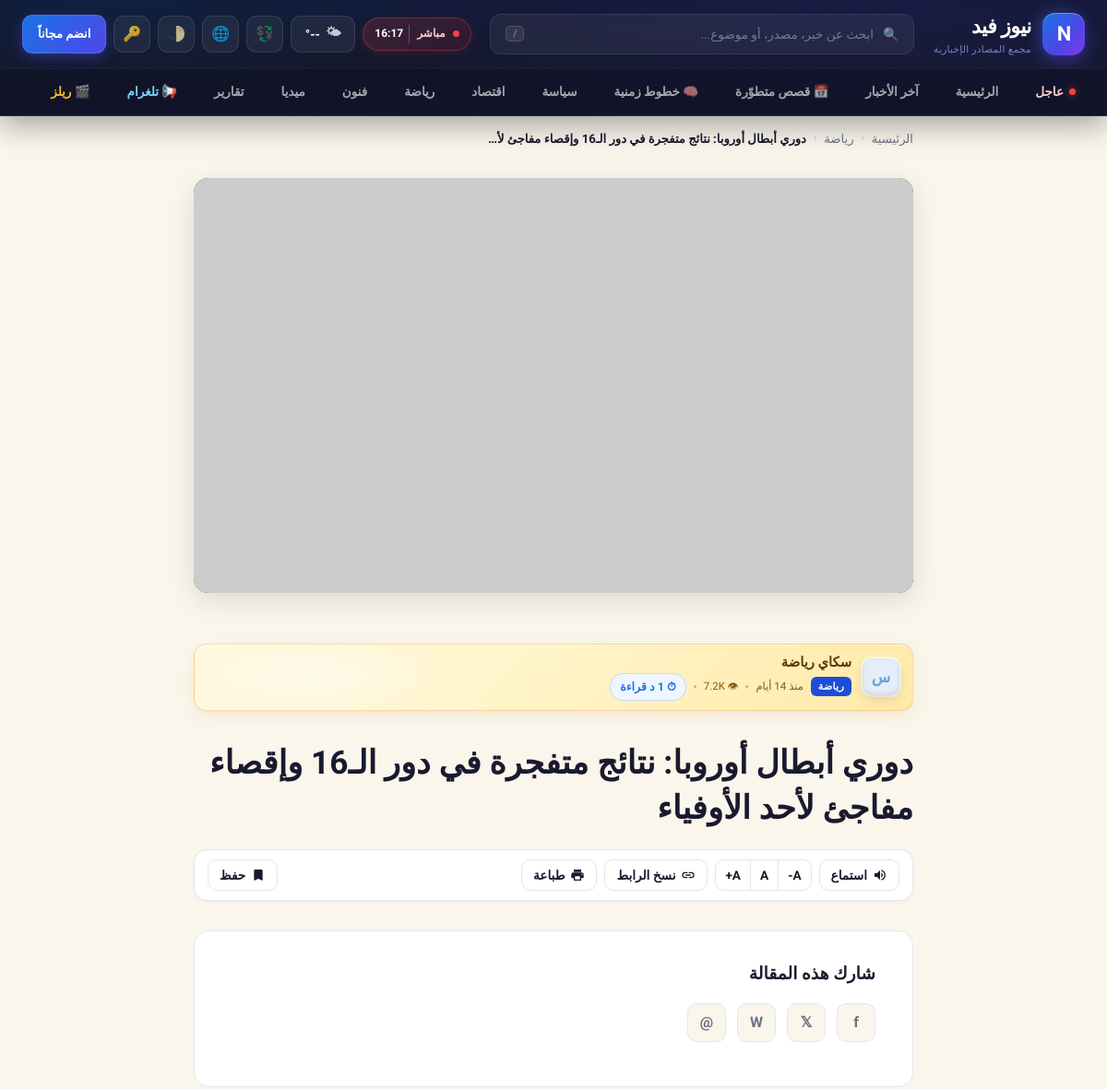
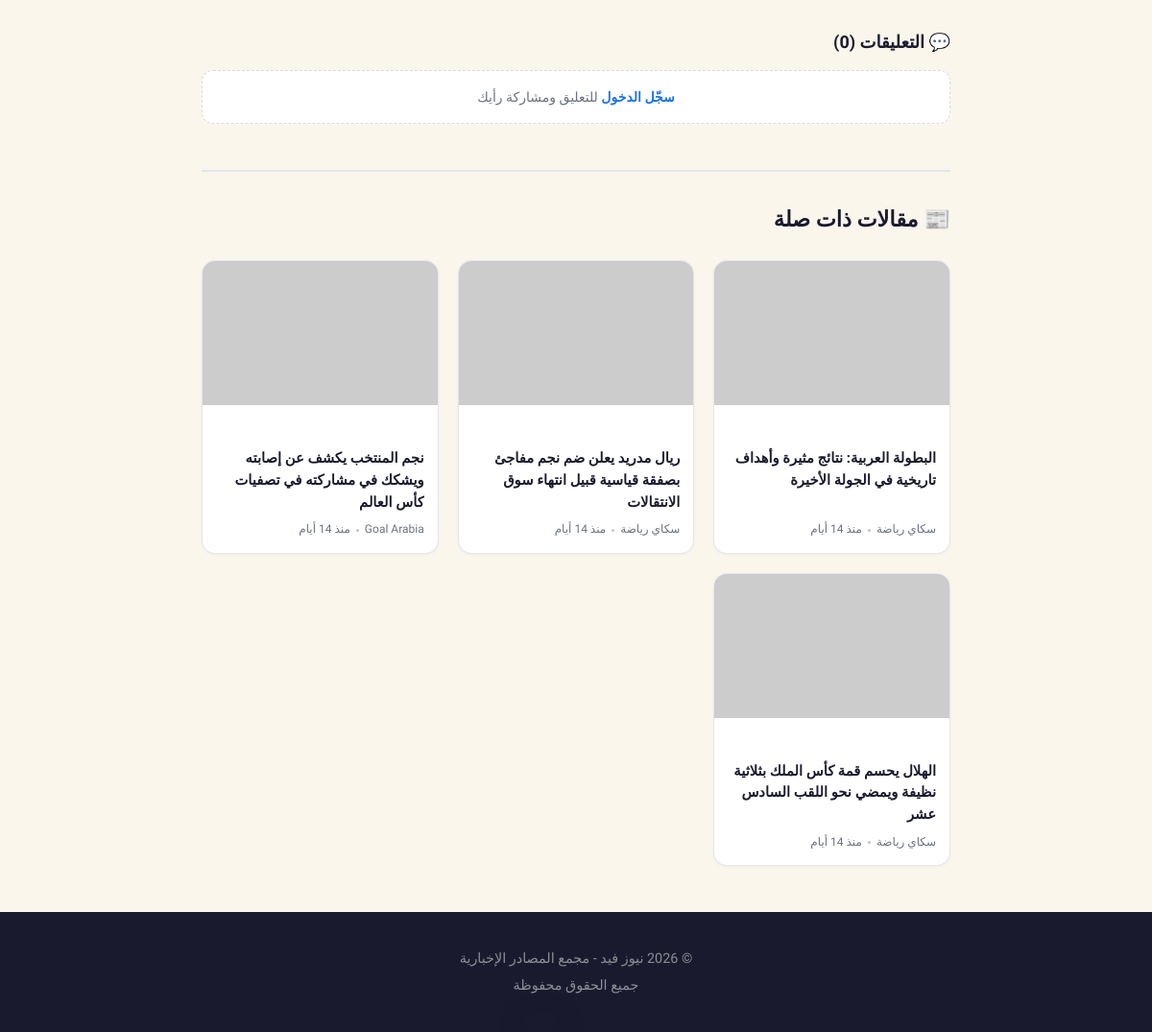
/article/17/ucl-round-16, run on the app's committed database (2 pictures, top to bottom).
### tables this page shows
CREATE TABLE IF NOT EXISTS `articles` (
  `id` int(11) NOT NULL AUTO_INCREMENT,
  `title` varchar(500) NOT NULL,
  `slug` varchar(500) NOT NULL,
  `excerpt` text DEFAULT NULL,
  `content` longtext DEFAULT NULL,
  `image_url` varchar(500) DEFAULT NULL,
  `source_url` varchar(1000) DEFAULT NULL,
  `category_id` int(11) DEFAULT NULL,
  `source_id` int(11) DEFAULT NULL,
  `is_featured` tinyint(1) DEFAULT 0,
  `is_breaking` tinyint(1) DEFAULT 0,
  `is_hero` tinyint(1) DEFAULT 0,
  `view_count` int(11) DEFAULT 0,
  `comments` int(11) DEFAULT 0,
  `status` enum('published','draft','archived') DEFAULT 'published',
  `published_at` timestamp DEFAULT CURRENT_TIMESTAMP,
  `created_at` timestamp DEFAULT CURRENT_TIMESTAMP,
  `updated_at` timestamp DEFAULT CURRENT_TIMESTAMP ON UPDATE CURRENT_TIMESTAMP,
  PRIMARY KEY (`id`),
  KEY `category_id` (`category_id`),
  KEY `source_id` (`source_id`),
  KEY `status` (`status`),
  KEY `is_breaking` (`is_breaking`),
  KEY `is_featured` (`is_featured`),
  KEY `published_at` (`published_at`),
  CONSTRAINT `fk_article_category` FOREIGN KEY (`category_id`) REFERENCES `categories` (`id`) ON DELETE SET NULL,
  CONSTRAINT `fk_article_source` FOREIGN KEY (`source_id`) REFERENCES `sources` (`id`) ON DELETE SET NULL
);

CREATE TABLE IF NOT EXISTS `categories` (
  `id` int(11) NOT NULL AUTO_INCREMENT,
  `name` varchar(100) NOT NULL,
  `slug` varchar(100) NOT NULL,
  `icon` varchar(10) DEFAULT NULL,
  `css_class` varchar(50) DEFAULT NULL,
  `sort_order` int(11) DEFAULT 0,
  `is_active` tinyint(1) DEFAULT 1,
  `created_at` timestamp DEFAULT CURRENT_TIMESTAMP,
  PRIMARY KEY (`id`),
  UNIQUE KEY `slug` (`slug`)
);

CREATE TABLE IF NOT EXISTS `sources` (
  `id` int(11) NOT NULL AUTO_INCREMENT,
  `name` varchar(200) NOT NULL,
  `slug` varchar(200) NOT NULL,
  `logo_letter` varchar(5) DEFAULT NULL,
  `logo_color` varchar(20) DEFAULT '#5a85b0',
  `logo_bg` varchar(20) DEFAULT '#e5eef8',
  `url` varchar(500) DEFAULT NULL,
  `rss_url` varchar(500) DEFAULT NULL,
  `is_active` tinyint(1) DEFAULT 1,
  `articles_today` int(11) DEFAULT 0,
  `created_at` timestamp DEFAULT CURRENT_TIMESTAMP,
  PRIMARY KEY (`id`),
  UNIQUE KEY `slug` (`slug`)
);

### includes/user_auth.php (called while the page is built, shortened)
<?php
require_once __DIR__ . '/functions.php';
function current_user_id(): ?int {
    $id = $_SESSION[USER_SESSION_KEY] ?? null;
    return $id ? (int)$id : null;
}
function current_user(): ?array {
    static $cached = null;
    if ($cached !== null) return $cached ?: null;
    $id = current_user_id();
    if (!$id) { $cached = false; return null; }
}
function current_theme(): string {
    $u = current_user();
    $c = $_COOKIE['nf_theme'] ?? 'auto';
    return in_array($c, ['light', 'dark', 'auto'], true) ? $c : 'auto';
}

### includes/user_functions.php (called while the page is built, shortened)
<?php
require_once __DIR__ . '/user_auth.php';
function article_comments(int $articleId, ?int $viewerId = null): array {
    try {
        $db = getDB();
        $stmt = $db->prepare("SELECT c.*, u.name as user_name, u.avatar_letter
                              FROM article_comments c
                              INNER JOIN users u ON u.id = c.user_id
                              WHERE c.article_id = ? AND c.is_hidden = 0
                              ORDER BY c.created_at DESC LIMIT 100");
        $stmt->execute([$articleId]);
        $rows = $stmt->fetchAll();
        return $rows;
    } catch (Throwable $e) { return []; }
}

### article.php (the view, shortened to what this page needs)
<?php
require_once __DIR__ . '/includes/functions.php';
require_once __DIR__ . '/includes/user_auth.php';
require_once __DIR__ . '/includes/user_functions.php';
$articleId = isset($_GET['id']) ? (int)$_GET['id'] : 0;
$article = getArticleById($articleId);
$viewer = current_user();
$viewerId = $viewer ? (int)$viewer['id'] : 0;
$isSaved = $viewerId && in_array($articleId, user_bookmark_ids_for($viewerId, [$articleId]), true);
$comments = article_comments($articleId, $viewerId ?: null);
$commentsCount = count($comments);
$pageTheme = current_theme();
$relatedArticles = [];
$seenIds = [$articleId => true];
$relatedLimit = 6;
$db = getDB();
if (!empty($article['cat_slug']) && count($relatedArticles) < $relatedLimit) {
    try {
        $excludeIds = implode(',', array_map('intval', array_keys($seenIds)));
        $need = $relatedLimit - count($relatedArticles);
        $stmt = $db->prepare("SELECT a.id, a.title, a.slug, a.image_url, a.excerpt, a.published_at,
                              c.name as cat_name, c.slug as cat_slug, c.css_class,
                              s.name as source_name
                              FROM articles a
                              LEFT JOIN categories c ON a.category_id = c.id
                              LEFT JOIN sources s ON a.source_id = s.id
                              WHERE c.slug = ? AND a.id NOT IN ({$excludeIds}) AND a.status = 'published'
                              ORDER BY a.published_at DESC LIMIT {$need}");
        $stmt->execute([$article['cat_slug']]);
        foreach ($stmt->fetchAll() as $r) {
            $relatedArticles[] = $r;
        }
    } catch (Throwable $e) {}
}
?>
<!DOCTYPE html>
<html lang="ar" dir="rtl" data-theme="<?php echo e($pageTheme); ?>">
<head>
    <style><?php readfile(__DIR__ . '/assets/css/site-header.min.css'); ?></style>
    <link rel="stylesheet" href="assets/css/user.min.css?v=m2" media="print" onload="this.media='all'">
</head>
<body>
    <?php
    include __DIR__ . '/includes/components/site_header.php';
    ?>
    <?php
        $wordCount = str_word_count(strip_tags(($article['content'] ?? '') . ' ' . ($article['ai_summary'] ?? '')));
        if ($wordCount < 50) $wordCount = mb_strlen(strip_tags($article['content'] ?? '')) / 6;
        $readMinutes = max(1, (int)ceil($wordCount / 180));
    ?>
    <main class="container">
        <nav class="breadcrumb" aria-label="شريط التنقل">
            <a href="/">الرئيسية</a>
            <span class="sep">‹</span>
            <?php if (!empty($article['cat_name']) && !empty($article['cat_slug'])): ?>
                <a href="/category/<?php echo e($article['cat_slug']); ?>"><?php echo e($article['cat_name']); ?></a>
                <span class="sep">‹</span>
            <?php endif; ?>
            <span class="current"><?php echo e(mb_substr($article['title'], 0, 60)); ?><?php echo mb_strlen($article['title']) > 60 ? '…' : ''; ?></span>
        </nav>
        <?php if ($article['image_url']): ?>
            <?php echo responsiveImg($article['image_url'], $article['title'], '(max-width:768px) 100vw, 820px', [480, 800, 1200], 'article-hero', 'eager', 'fetchpriority="high"'); ?>
        <?php endif; ?>
        <?php if ($article['source_name']):
            $sourceProfileUrl = !empty($article['source_id']) ? sourceUrl((int)$article['source_id']) : '';
        ?>
            <div class="source-top">
                <?php if ($sourceProfileUrl): ?>
                    <a class="source-top-logo-link" href="<?php echo e($sourceProfileUrl); ?>" title="<?php echo e('بروفايل ' . $article['source_name']); ?>">
                <?php endif; ?>
                    <div class="source-logo" style="background: <?php echo e($article['logo_bg'] ?: '#3b82f6'); ?>; color: <?php echo e($article['logo_color'] ?: 'white'); ?>;">
                        <?php echo e(strtoupper(mb_substr($article['source_name'], 0, 1))); ?>
                    </div>
                <?php if ($sourceProfileUrl): ?>
                    </a>
                <?php endif; ?>
                <div class="source-top-info">
                    <?php if ($sourceProfileUrl): ?>
                        <h3><a class="source-top-name" href="<?php echo e($sourceProfileUrl); ?>"><?php echo e($article['source_name']); ?></a></h3>
                    <?php else: ?>
                        <h3><?php echo e($article['source_name']); ?></h3>
                    <?php endif; ?>
                    <div class="source-top-meta">
                        <?php if ($article['cat_name']): ?>
                            <span class="category-badge <?php echo e($article['css_class'] ?? ''); ?>"><?php echo e($article['cat_name']); ?></span>
                        <?php endif; ?>
                        <span><?php echo timeAgo($article['published_at']); ?></span>
                        <span class="dot"></span>
                        <span>👁 <?php echo formatViews($article['view_count']); ?></span>
                        <span class="dot"></span>
                        <span class="read-time-badge">⏱ <?php echo (int)$readMinutes; ?> د قراءة</span>
                    </div>
                </div>
            </div>
        <?php endif; ?>
        <article class="article-header">
            <h1 id="articleTitle"><?php echo e($article['title']); ?></h1>
            <div class="article-toolbar" role="toolbar" aria-label="أدوات المقالة">
                <button type="button" class="tool-btn" id="ttsToggle" title="استمع إلى المقالة">
                    <svg viewBox="0 0 24 24"><path d="M3 9v6h4l5 5V4L7 9H3zm13.5 3c0-1.77-1.02-3.29-2.5-4.03v8.05c1.48-.73 2.5-2.25 2.5-4.02zM14 3.23v2.06c2.89.86 5 3.54 5 6.71s-2.11 5.85-5 6.71v2.06c4.01-.91 7-4.49 7-8.77s-2.99-7.86-7-8.77z"/></svg>
                    <span>استماع</span>
                </button>
                <div class="tool-group" title="حجم الخط">
                    <button type="button" class="tool-btn" id="fontDec" title="تصغير الخط" aria-label="تصغير الخط">A-</button>
                    <button type="button" class="tool-btn" id="fontReset" title="إعادة" aria-label="حجم الخط الافتراضي">A</button>
                    <button type="button" class="tool-btn" id="fontInc" title="تكبير الخط" aria-label="تكبير الخط">A+</button>
                </div>
                <button type="button" class="tool-btn" id="copyLinkBtn" title="نسخ الرابط">
                    <svg viewBox="0 0 24 24"><path d="M3.9 12c0-1.71 1.39-3.1 3.1-3.1h4V7H7a5 5 0 1 0 0 10h4v-1.9H7c-1.71 0-3.1-1.39-3.1-3.1zM8 13h8v-2H8v2zm9-6h-4v1.9h4c1.71 0 3.1 1.39 3.1 3.1s-1.39 3.1-3.1 3.1h-4V17h4a5 5 0 1 0 0-10z"/></svg>
                    <span>نسخ الرابط</span>
                </button>
                <button type="button" class="tool-btn" onclick="window.print()" title="طباعة">
                    <svg viewBox="0 0 24 24"><path d="M19 8H5c-1.66 0-3 1.34-3 3v6h4v4h12v-4h4v-6c0-1.66-1.34-3-3-3zm-3 11H8v-5h8v5zm3-7c-.55 0-1-.45-1-1s.45-1 1-1 1 .45 1 1-.45 1-1 1zm-1-9H6v4h12V3z"/></svg>
                    <span>طباعة</span>
                </button>
                <button type="button" class="tool-btn article-save-btn <?php echo $isSaved ? 'active' : ''; ?>" data-save-id="<?php echo (int)$articleId; ?>" onclick="NF.toggleSave(this)">
                    <svg viewBox="0 0 24 24"><path d="M17 3H7c-1.1 0-2 .9-2 2v16l7-3 7 3V5c0-1.1-.9-2-2-2z"/></svg>
                    <span><?php echo $isSaved ? 'محفوظ' : 'حفظ'; ?></span>
                </button>
            </div>
        </article>
        <div class="article-footer">
            <h3 style="margin-bottom: 1rem;">شارك هذه المقالة</h3>
            <div class="sharing">
                <a href="https://www.facebook.com/sharer/sharer.php?u=<?php echo urlencode(SITE_URL . '/article.php?id=' . $article['id']); ?>" class="share-btn" title="شارك على فيسبوك" target="_blank">f</a>
                <a href="https://twitter.com/intent/tweet?text=<?php echo urlencode($article['title']); ?>&url=<?php echo urlencode(SITE_URL . '/article.php?id=' . $article['id']); ?>" class="share-btn" title="شارك على تويتر" target="_blank">𝕏</a>
                <a href="https://wa.me/?text=<?php echo urlencode($article['title'] . ' ' . SITE_URL . '/article.php?id=' . $article['id']); ?>" class="share-btn" title="شارك على واتس آب" target="_blank">W</a>
                <a href="mailto:?subject=<?php echo urlencode($article['title']); ?>&body=<?php echo urlencode($article['title'] . '\n' . SITE_URL . '/article.php?id=' . $article['id']); ?>" class="share-btn" title="أرسل بالبريد الإلكتروني">@</a>
            </div>
        </div>
        <section class="comments-wrap">
          <h2>💬 التعليقات (<?php echo (int)$commentsCount; ?>)</h2>
          <?php if ($viewerId): ?>
            <form class="comment-form" data-article-id="<?php echo (int)$articleId; ?>" onsubmit="event.preventDefault(); NF.submitComment(this);">
              <textarea placeholder="شاركنا رأيك..." maxlength="2000" required></textarea>
              <div class="cf-bottom">
                <button type="submit" class="btn primary">إرسال</button>
              </div>
            </form>
          <?php else: ?>
            <div class="comment-login-cta">
              <a href="account/login.php?return=<?php echo urlencode('article/' . (int)$articleId); ?>">سجّل الدخول</a>
              للتعليق ومشاركة رأيك
            </div>
          <?php endif; ?>
        </section>
        <?php if (!empty($relatedArticles)): ?>
            <section class="related-section">
                <h2>📰 مقالات ذات صلة</h2>
                <div class="related-grid">
                    <?php foreach ($relatedArticles as $related): ?>
                        <a href="<?php echo articleUrl($related); ?>" class="rel-card">
                            <?php if (!empty($related['image_url'])): ?>
                                <img src="<?php echo e($related['image_url']); ?>" alt="" class="rel-card-img" loading="lazy" decoding="async">
                            <?php endif; ?>
                            <div class="rel-card-body">
                                <?php if (!empty($related['cat_name'])): ?>
                                    <span class="rel-card-cat <?php echo e($related['css_class'] ?? ''); ?>"><?php echo e($related['cat_name']); ?></span>
                                <?php endif; ?>
                                <h3 class="rel-card-title"><?php echo e($related['title']); ?></h3>
                                <div class="rel-card-meta">
                                    <span><?php echo e($related['source_name'] ?? ''); ?></span>
                                    <span class="dot"></span>
                                    <span><?php echo timeAgo($related['published_at']); ?></span>
                                </div>
                            </div>
                        </a>
                    <?php endforeach; ?>
                </div>
            </section>
        <?php endif; ?>
    </main>
    <footer class="footer">
        <div class="container">
            <p>&copy; 2026 <?php echo SITE_NAME; ?> - <?php echo SITE_TAGLINE; ?></p>
            <p>جميع الحقوق محفوظة</p>
        </div>
    </footer>
</body>
</html>

### data on the page
articles: category.name "رياضة", title "دوري أبطال أوروبا: نتائج متفجرة في دور الـ16 وإقصاء مفاجئ لأ", source.name "س", source.name "سكاي رياضة", published_at "منذ 14 أيام", view_count "7.2K", content "1", title "دوري أبطال أوروبا: نتائج متفجرة في دور الـ16 وإقصاء مفاجئ لأحد الأوفياء"
articles: title "البطولة العربية: نتائج مثيرة وأهداف تاريخية في الجولة الأخيرة", source.name "سكاي رياضة", published_at "منذ 14 أيام"
articles: title "ريال مدريد يعلن ضم نجم مفاجئ بصفقة قياسية قبيل انتهاء سوق الانتقالات", source.name "سكاي رياضة", published_at "منذ 14 أيام"
articles: title "نجم المنتخب يكشف عن إصابته ويشكك في مشاركته في تصفيات كأس العالم", source.name "Goal Arabia", published_at "منذ 14 أيام"
articles: title "الهلال يحسم قمة كأس الملك بثلاثية نظيفة ويمضي نحو اللقب السادس عشر", source.name "سكاي رياضة", published_at "منذ 14 أيام"

### other printed values
getSetting('site_name', SITE_NAME) "نيوز فيد"
getSetting('site_tagline', SITE_TAGLINE) "مجمع المصادر الإخبارية"
$commentsCount "0"
SITE_NAME "نيوز فيد"
SITE_TAGLINE "مجمع المصادر الإخبارية"
